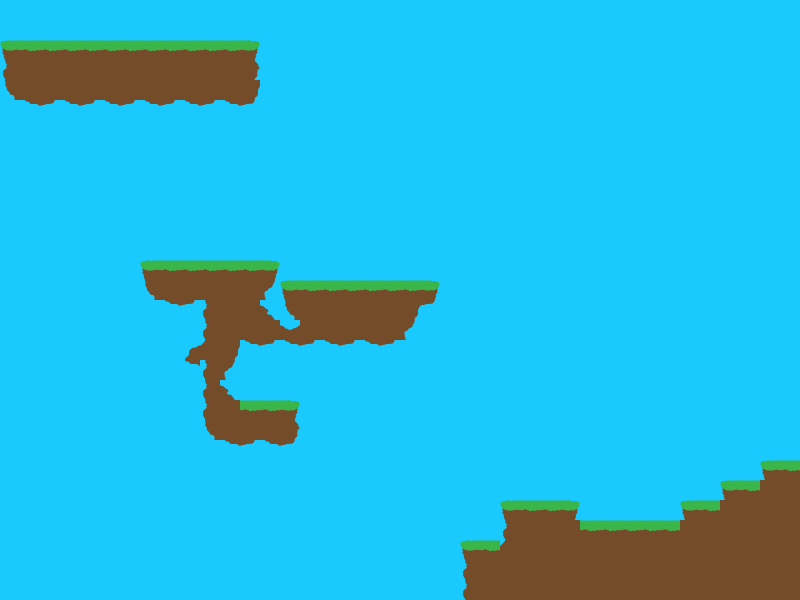

A 2D game scene composited from a Tiled map and its tileset images. What follows is a short description and the map's XML, with every tile layer's data as written:
An orthogonal 40x30 tile map with 20x20 px tiles, 1 tile layer (Tile Layer 1) and 4 objects.

<map version="1.0" orientation="orthogonal" renderorder="right-down" width="40" height="30" tilewidth="20" tileheight="20" backgroundcolor="#1ac9fe" nextobjectid="14">
 <tileset firstgid="1" name="tileset" tilewidth="20" tileheight="20">
  <image source="../assets/finalTileset.png" width="300" height="40" />
 </tileset>
 <layer name="Tile Layer 1" width="40" height="30">
  <data encoding="csv">
0,0,0,0,0,0,0,0,0,0,0,0,0,0,0,0,0,0,0,0,0,0,0,0,0,0,0,0,0,0,0,0,0,0,0,0,0,0,0,0,
0,0,0,0,0,0,0,0,0,0,0,0,0,0,0,0,0,0,0,0,0,0,0,0,0,0,0,0,0,0,0,0,0,0,0,0,0,0,0,0,
9,10,10,10,10,10,10,10,10,10,10,10,11,0,0,0,0,0,0,0,0,0,0,0,0,0,0,0,0,0,0,0,0,0,0,0,0,0,0,0,
6,7,7,7,7,7,7,7,7,7,7,7,8,0,0,0,0,0,0,0,0,0,0,0,0,0,0,0,0,0,0,0,0,0,0,0,0,0,0,0,
12,7,7,7,7,7,7,7,7,7,7,7,15,0,0,0,0,0,0,0,0,0,0,0,0,0,0,0,0,0,0,0,0,0,0,0,0,0,0,0,
0,16,17,16,17,16,17,16,17,16,17,16,17,0,0,0,0,0,0,0,0,0,0,0,0,0,0,0,0,0,0,0,0,0,0,0,0,0,0,0,
0,0,0,0,0,0,0,0,0,0,0,0,0,0,0,0,0,0,0,0,0,0,0,0,0,0,0,0,0,0,0,0,0,0,0,0,0,0,0,0,
0,0,0,0,0,0,0,0,0,0,0,0,0,0,0,0,0,0,0,0,0,0,0,0,0,0,0,0,0,0,0,0,0,0,0,0,0,0,0,0,
0,0,0,0,0,0,0,0,0,0,0,0,0,0,0,0,0,0,0,0,0,0,0,0,0,0,0,0,0,0,0,0,0,0,0,0,0,0,0,0,
0,0,0,0,0,0,0,0,0,0,0,0,0,0,0,0,0,0,0,0,0,0,0,0,0,0,0,0,0,0,0,0,0,0,0,0,0,0,0,0,
0,0,0,0,0,0,0,0,0,0,0,0,0,0,0,0,0,0,0,0,0,0,0,0,0,0,0,0,0,0,0,0,0,0,0,0,0,0,0,0,
0,0,0,0,0,0,0,0,0,0,0,0,0,0,0,0,0,0,0,0,0,0,0,0,0,0,0,0,0,0,0,0,0,0,0,0,0,0,0,0,
0,0,0,0,0,0,0,0,0,0,0,0,0,0,0,0,0,0,0,0,0,0,0,0,0,0,0,0,0,0,0,0,0,0,0,0,0,0,0,0,
0,0,0,0,0,0,0,9,10,10,10,10,10,11,0,0,0,0,0,0,0,0,0,0,0,0,0,0,0,0,0,0,0,0,0,0,0,0,0,0,
0,0,0,0,0,0,0,12,7,7,7,7,7,13,9,10,10,10,10,10,10,11,0,0,0,0,0,0,0,0,0,0,0,0,0,0,0,0,0,0,
0,0,0,0,0,0,0,0,16,17,6,7,7,4,12,7,7,7,7,7,15,17,0,0,0,0,0,0,0,0,0,0,0,0,0,0,0,0,0,0,
0,0,0,0,0,0,0,0,0,0,6,7,7,7,5,7,7,7,7,7,13,0,0,0,0,0,0,0,0,0,0,0,0,0,0,0,0,0,0,0,
0,0,0,0,0,0,0,0,0,1,2,15,16,17,16,17,16,17,16,17,0,0,0,0,0,0,0,0,0,0,0,0,0,0,0,0,0,0,0,0,
0,0,0,0,0,0,0,0,0,16,6,13,0,0,0,0,0,0,0,0,0,0,0,0,0,0,0,0,0,0,0,0,0,0,0,0,0,0,0,0,
0,0,0,0,0,0,0,0,0,0,6,4,0,0,0,0,0,0,0,0,0,0,0,0,0,0,0,0,0,0,0,0,0,0,0,0,0,0,0,0,
0,0,0,0,0,0,0,0,0,0,6,7,10,10,11,0,0,0,0,0,0,0,0,0,0,0,0,0,0,0,0,0,0,0,0,0,0,0,0,0,
0,0,0,0,0,0,0,0,0,0,12,7,7,7,8,0,0,0,0,0,0,0,0,0,0,0,0,0,0,0,0,0,0,0,0,0,0,0,0,0,
0,0,0,0,0,0,0,0,0,0,0,16,17,16,17,0,0,0,0,0,0,0,0,0,0,0,0,0,0,0,0,0,0,0,0,0,0,0,0,0,
0,0,0,0,0,0,0,0,0,0,0,0,0,0,0,0,0,0,0,0,0,0,0,0,0,0,0,0,0,0,0,0,0,0,0,0,0,0,9,10,
0,0,0,0,0,0,0,0,0,0,0,0,0,0,0,0,0,0,0,0,0,0,0,0,0,0,0,0,0,0,0,0,0,0,0,0,9,10,7,7,
0,0,0,0,0,0,0,0,0,0,0,0,0,0,0,0,0,0,0,0,0,0,0,0,0,9,10,10,11,0,0,0,0,0,9,10,7,7,7,7,
0,0,0,0,0,0,0,0,0,0,0,0,0,0,0,0,0,0,0,0,0,0,0,0,0,6,7,7,7,10,10,10,10,10,7,7,7,7,7,7,
0,0,0,0,0,0,0,0,0,0,0,0,0,0,0,0,0,0,0,0,0,0,0,9,10,2,7,7,7,7,7,7,7,7,7,7,7,7,7,7,
0,0,0,0,0,0,0,0,0,0,0,0,0,0,0,0,0,0,0,0,0,0,0,6,7,7,7,7,7,7,7,7,7,7,7,7,7,7,7,7,
0,0,0,0,0,0,0,0,0,0,0,0,0,0,0,0,0,0,0,0,0,0,0,6,7,7,7,7,7,7,7,7,7,7,7,7,7,7,7,7
</data>
 </layer>
 <objectgroup name="Object Layer 1">
  <object id="10" gid="21" x="100" y="40" width="20" height="20" />
  <object id="11" gid="22" x="200" y="260" width="20" height="20" />
  <object id="12" gid="22" x="260" y="400" width="20" height="20" />
  <object id="13" gid="22" x="620" y="520" width="20" height="20" />
 </objectgroup>
</map>
